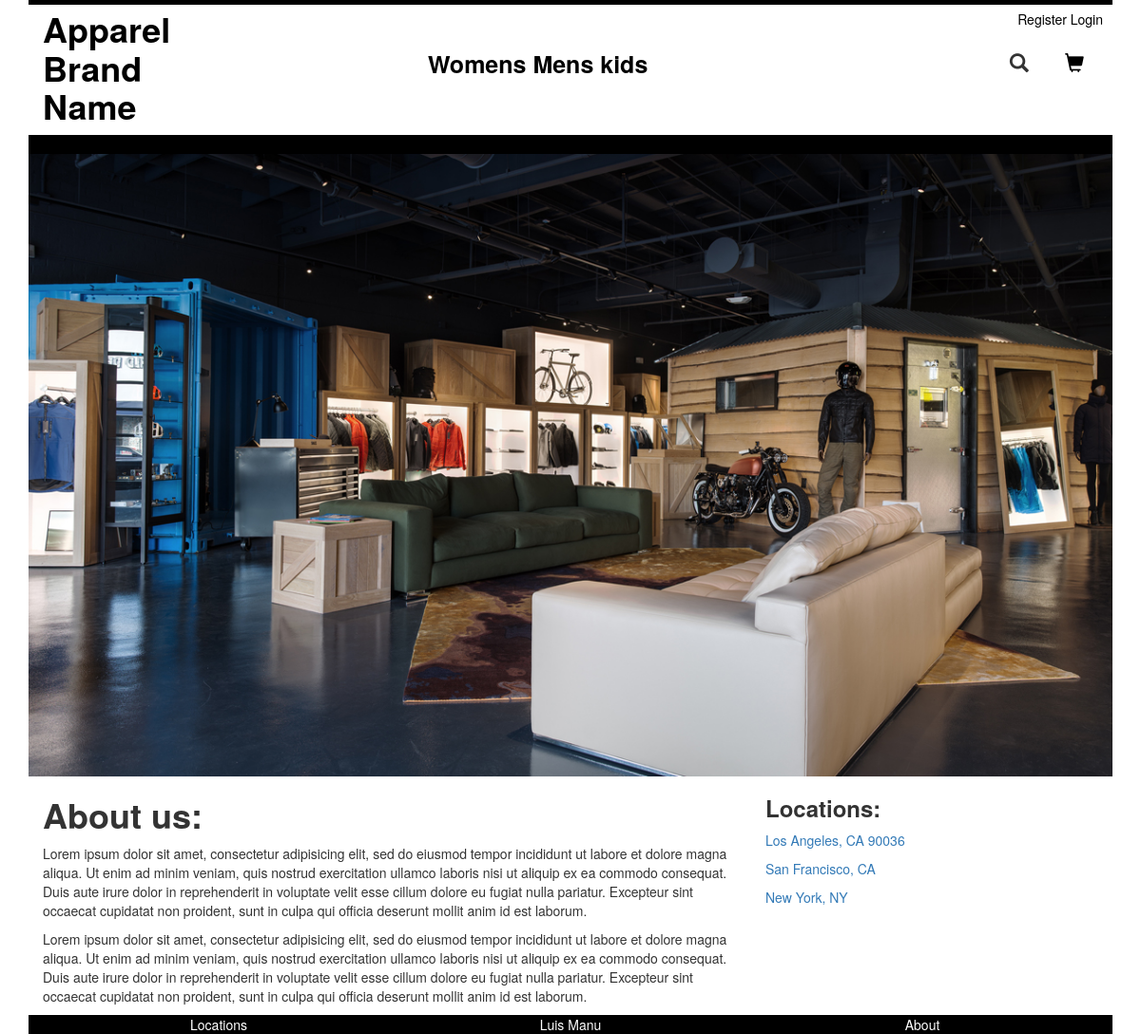
The page /about/ on the database its author committed.
### apps/clothing/models.py (models this page shows, shortened)
class Store(models.Model):
	title = models.CharField(max_length=50)
	blurb = models.TextField()
	email = models.EmailField()
	phone_number = models.CharField(max_length=15)
	address = models.CharField(max_length=150)
	city = models.CharField(max_length=50)
	hours = models.CharField(max_length=100)
	image = models.ImageField(upload_to='store_images')
	slug = models.SlugField(unique=True)

### apps/clothing/views.py (the view)
# urls.py: url(r'^about/', views.about, name='about'),
def about(request):
	stores = Store.objects.all()
	return render(request, 'clothing/about.html', {'stores': stores})

### templates/clothing/about.html (shortened to what this page needs)
{% extends 'base.html' %}
{% load staticfiles %}
{% block body_block %}
<img class="img-responsive" src="{% static 'img/store.jpg' %}" />
<div class="col-md-8">
	<p><h1><strong>About us:</strong></h1></p>
	<p>Lorem ipsum dolor sit amet, consectetur adipisicing elit, sed do eiusmod
	tempor incididunt ut labore et dolore magna aliqua. Ut enim ad minim veniam,
	quis nostrud exercitation ullamco laboris nisi ut aliquip ex ea commodo
	consequat. Duis aute irure dolor in reprehenderit in voluptate velit esse
	cillum dolore eu fugiat nulla pariatur. Excepteur sint occaecat cupidatat non
	proident, sunt in culpa qui officia deserunt mollit anim id est laborum.</p>
	<p>Lorem ipsum dolor sit amet, consectetur adipisicing elit, sed do eiusmod
	tempor incididunt ut labore et dolore magna aliqua. Ut enim ad minim veniam,
	quis nostrud exercitation ullamco laboris nisi ut aliquip ex ea commodo
	consequat. Duis aute irure dolor in reprehenderit in voluptate velit esse
	cillum dolore eu fugiat nulla pariatur. Excepteur sint occaecat cupidatat non
	proident, sunt in culpa qui officia deserunt mollit anim id est laborum.</p>
</div>
<div class="col-md-4">
	<h3><strong>Locations:</strong></h3>
	{% for store in stores %}
		<p><a href="{% url 'store' store.title|slugify %}" />
			{{ store.city }}
		</a></p>
	{% endfor %}
</div>
{% endblock %}

### static/static_dirs/css/main.css (style rules this page uses)
body { margin: 0; }

### rows shown on the page
Store: city "Los Angeles, CA 90036"
Store: city "San Francisco, CA"
Store: city "New York, NY"
